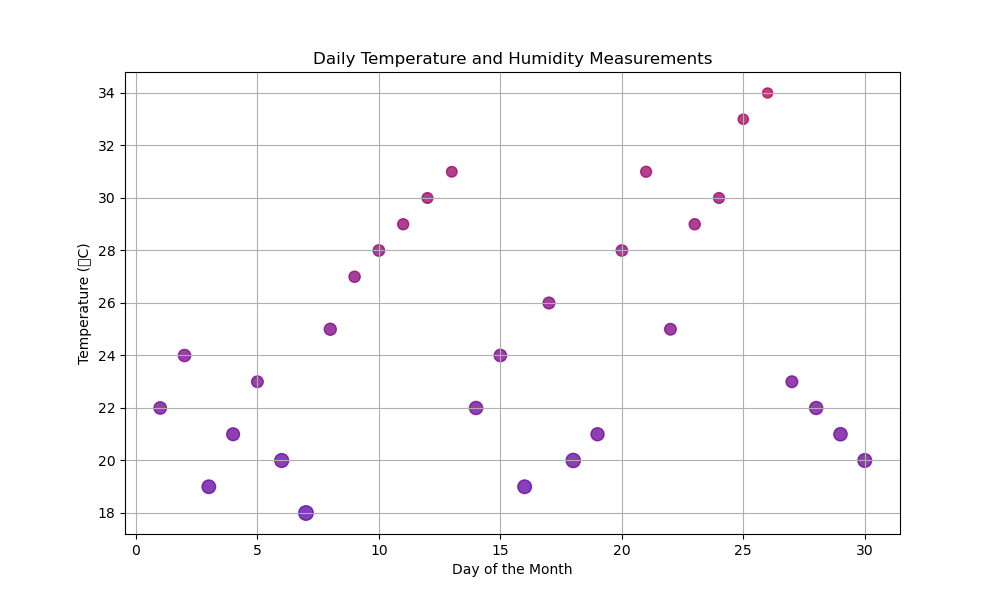

Reproduce this figure in Python.

import matplotlib.pyplot as plt

# Data
days = [
    1, 2, 3, 4, 5, 6, 7, 8, 9, 10,
    11, 12, 13, 14, 15, 16, 17, 18, 19, 20,
    21, 22, 23, 24, 25, 26, 27, 28, 29, 30
]
temperatures = [
    22, 24, 19, 21, 23, 20, 18, 25, 27, 28,
    29, 30, 31, 22, 24, 19, 26, 20, 21, 28,
    31, 25, 29, 30, 33, 34, 23, 22, 21, 20
]
humidity = [
    60, 58, 75, 65, 50, 80, 90, 55, 45, 48,
    43, 40, 38, 70, 60, 76, 52, 85, 68, 47,
    42, 50, 44, 41, 35, 33, 51, 69, 72, 78
]

# Map the temperature to a color
temp_colors = [f'#{hex(min(255, temp * 5))[-2:]}00{hex(255 - min(255, temp * 5))[-2:]}' for temp in temperatures]

# Scatter plot
fig, ax = plt.subplots(figsize=(10, 6))  # Changed width and height
sc = ax.scatter(days, temperatures, s=[h + 20 for h in humidity], c=temp_colors, alpha=0.75)

# Customizing the axes and title
ax.set_xlabel('Day of the Month')
ax.set_ylabel('Temperature (°C)')
ax.set_title('Daily Temperature and Humidity Measurements')
ax.grid(True)

# Show plot
plt.show()
